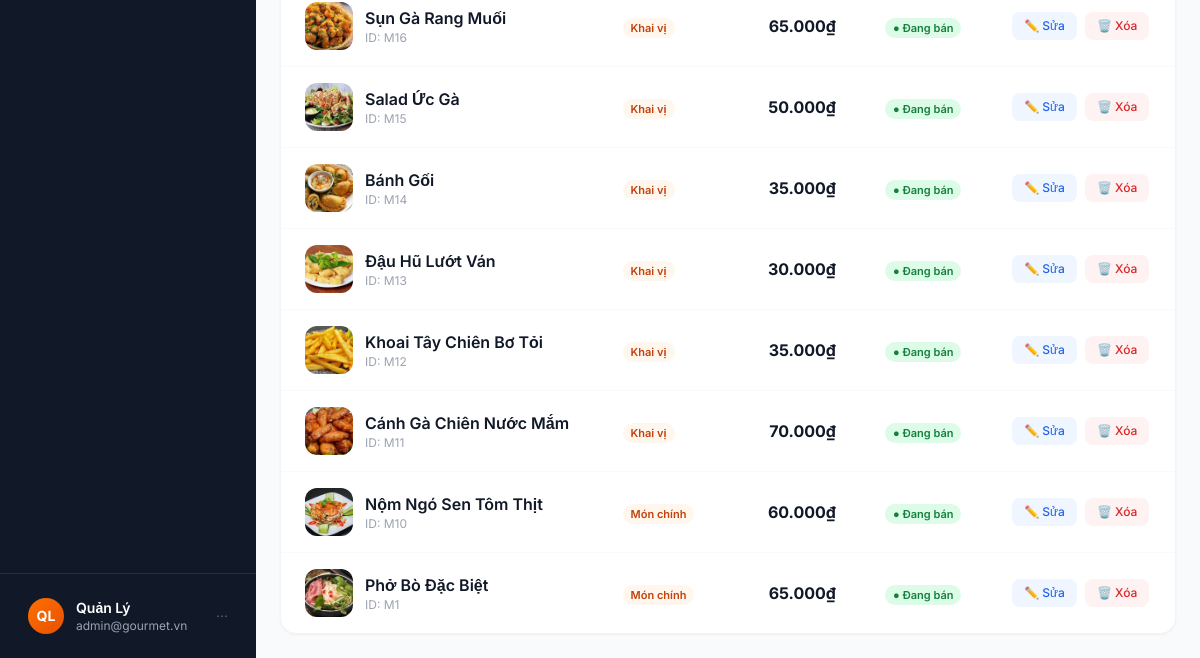
Before: /view/index.php?act=menu (lower part) with the older database file.
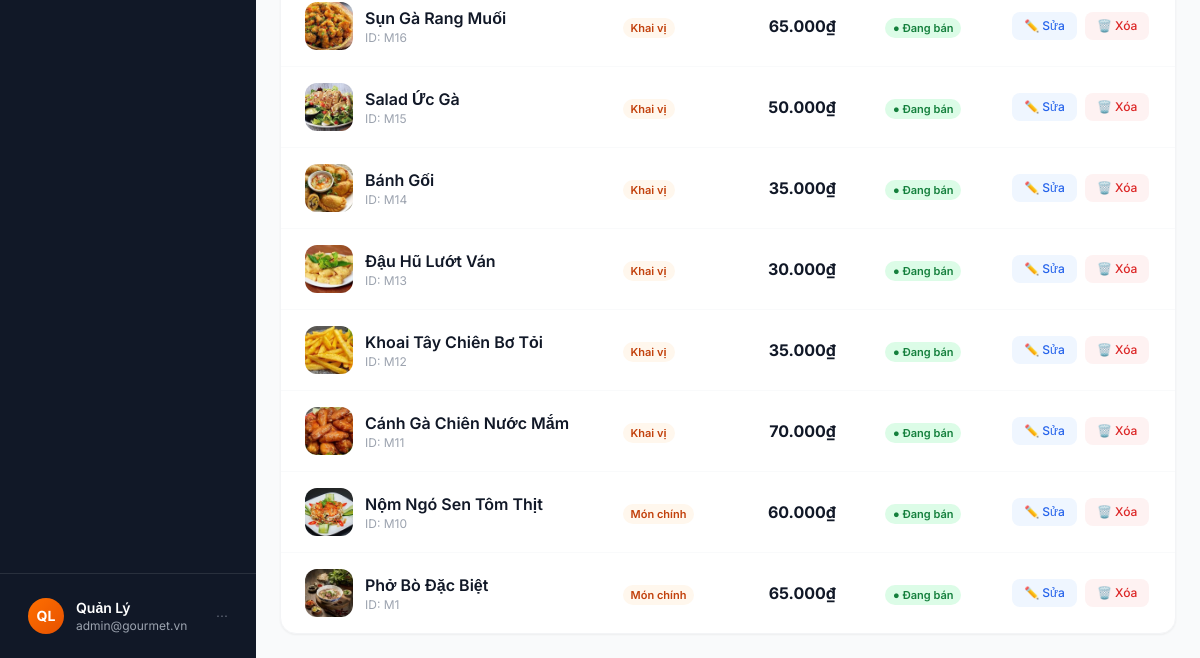
After: the same page with the newer database file.
### tables this page shows
CREATE TABLE `mon_an` (
  `ma_mon_an` varchar(10) NOT NULL,
  `ten_mon` varchar(100) NOT NULL,
  `gia_ban` decimal(10,2) NOT NULL,
  `ma_danh_muc` int(11) DEFAULT NULL,
  `duong_dan_anh` varchar(255) DEFAULT NULL,
  `mo_ta_ngan` text DEFAULT NULL,
  `trang_thai` enum('dang_ban','tam_dung') DEFAULT 'dang_ban'
);

CREATE TABLE `danh_muc` (
  `id` int(11) NOT NULL,
  `ten_danh_muc` varchar(100) NOT NULL,
  `loai_danh_muc` enum('thuc_don','kho_hang') DEFAULT NULL
);

### model/menu.php (called while the page is built, shortened)
<?php
    function get_all_menu(){
    $conn = connectdb();
    $sql = "SELECT mon_an.*, danh_muc.ten_danh_muc
            FROM mon_an
            INNER JOIN danh_muc ON mon_an.ma_danh_muc = danh_muc.id
            ORDER BY mon_an.ma_mon_an DESC";
    $stmt = $conn->prepare($sql);
    $stmt->execute();
    $result = $stmt->fetchAll(PDO::FETCH_ASSOC);
    return $result;
    }
?>

### view/menu.php (the view, shortened to what this page needs)
<?php include '_head.php'; ?>
<body class="bg-gray-50" x-data="{
    showModal: false,
    editItem: null,
    searchQuery: '',
    filterCat: 'Tất cả'
}">
<?php include '_sidebar.php'; ?>
<main class="ml-64 min-h-screen">
    <div class="p-6 space-y-6 fade-up">
        <div class="bg-white rounded-2xl border border-gray-100 overflow-hidden shadow-sm">
            <table class="w-full">
                <tbody class="divide-y divide-gray-50">
                    <?php foreach ($list_menu as $item): ?>
                    <tr class="trow"
                        x-show="
                            (filterCat === 'Tất cả' || filterCat === '<?= $item['ma_danh_muc'] ?>') &&
                            ('<?= strtolower($item['ten_mon']) ?>'.includes(searchQuery.toLowerCase()) || searchQuery === '')
                        ">
                        <td class="px-6 py-4">
                            <div class="flex items-center gap-3">
                                <img src="<?= $item['duong_dan_anh'] ?>" alt="<?= $item['ten_mon'] ?>"
                                     class="w-12 h-12 rounded-xl object-cover">
                                <div>
                                    <p class="font-semibold text-gray-900"><?= $item['ten_mon'] ?></p>
                                    <p class="text-xs text-gray-400">ID: <?= $item['ma_mon_an'] ?></p>
                                </div>
                            </div>
                        </td>
                        <td class="px-6 py-4">
                            <span class="badge bg-orange-50 text-orange-700"><?= $item['ten_danh_muc'] ?></span>
                        </td>
                        <td class="px-6 py-4 text-right font-bold text-gray-900">
                            <?= number_format($item['gia_ban'], 0, '.', '.') ?>₫
                        </td>
                        <td class="px-6 py-4 text-center">
                            <?php if ($item['trang_thai'] === 'dang_ban'): ?>
                            <span class="badge bg-green-100 text-green-700">● Đang bán</span>
                            <?php else: ?>
                            <span class="badge bg-gray-100 text-gray-500">⏸ Tạm dừng</span>
                            <?php endif; ?>
                        </td>
                        <td class="px-6 py-4 text-center">
                            <div class="flex items-center justify-center gap-2">
                                <button @click="showModal = true; editItem = {
                                            ma_mon_an: '<?= $item['ma_mon_an'] ?>',
                                            ten_mon: '<?= addslashes($item['ten_mon']) ?>',
                                            gia_ban: <?= $item['gia_ban'] ?>,
                                            ma_danh_muc: '<?= $item['ma_danh_muc'] ?>',
                                            mo_ta_ngan: '<?= addslashes($item['mo_ta_ngan']) ?>',
                                            trang_thai: '<?= $item['trang_thai'] ?>',
                                            duong_dan_anh: '<?= $item['duong_dan_anh'] ?>'
                                        }"
                                        class="px-3 py-1.5 bg-blue-50 text-blue-600 rounded-lg text-xs font-medium hover:bg-blue-100 transition">
                                    ✏️ Sửa
                                </button>
                                <a href="index.php?act=delete_menu&ma_mon_an=<?=$item['ma_mon_an']?>" onclick="return confirm('Bạn có chắc chắn muốn xóa?')"  class="px-3 py-1.5 bg-red-50 text-red-600 rounded-lg text-xs font-medium hover:bg-red-100 transition">
                                    🗑️ Xóa
                                </a>
                            </div>
                        </td>
                    </tr>
                    <?php endforeach; ?>
                </tbody>
            </table>
        </div>
    </div>
</main>
</body>
</html>

Changed rows visible on the page:
changed mon_an "Phở Bò Đặc Biệt": duong_dan_anh: a different picture
